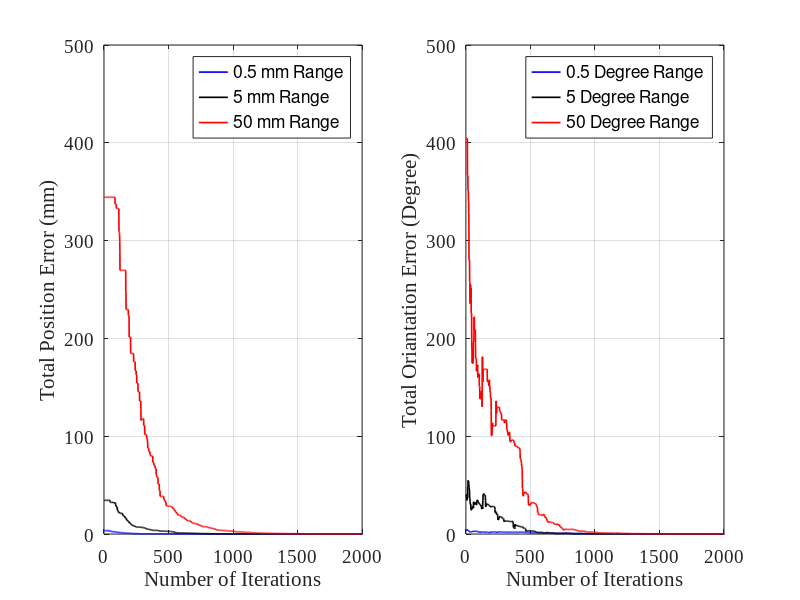

Write MATLAB code to recreate this figure.
clear;close;clc;

load Data_PMM1;

CaliTable = History.x;
% 
TotalLength = max(length(CaliTable));
Iterations = max(length(CaliTable))/8;
% 
% TotalLength = 32000;
% Iterations = TotalLength/8;


CaliTable_Separate = zeros(Iterations,8,7);

for times_1=1:Iterations
    CaliTable_Separate(times_1,:,:) = CaliTable((times_1-1)*8+1:(times_1-1)*8+8,:);
end

deltaX = CaliTable_Separate(:,:,4);
deltaY = CaliTable_Separate(:,:,5);
deltaZ = CaliTable_Separate(:,:,6);
deltaPhi = CaliTable_Separate(:,:,2)/5;
deltaTheta = CaliTable_Separate(:,:,3)/5;

shiftX = [0.1011	0.0369	-0.0492	-0.3852	-0.1208	-0.4132	-0.0382	-0.2443];
shiftY = [0.2956	-0.1565	-0.4444	0.3971	0.4929	0.3175	0.1244	0.1419];
shiftZ = [-0.2684	0.4684	0.3638	0.3123	-0.1747	-0.0577	0.2663	0.1636];
shiftPhi = [0.0491	0.3687	-0.3103	0.4939	0.3095	-0.2088	0.2121	-0.2074];
shiftTheta = [0.3339	-0.2371	-0.4461	0.0313	-0.3451	-0.3193	-0.1298	-0.0436];

ErrorX=zeros(Iterations,8);
ErrorY=zeros(Iterations,8);
ErrorZ=zeros(Iterations,8);
ErrorPhi=zeros(Iterations,8);
ErrorTheta=zeros(Iterations,8);


for times_2=1:Iterations
    ErrorX(times_2,:)=-shiftX-deltaX(times_2,:);
    ErrorY(times_2,:)=-shiftY-deltaY(times_2,:);
    ErrorZ(times_2,:)=-shiftZ-deltaZ(times_2,:);
    ErrorPhi(times_2,:)=shiftPhi-deltaPhi(times_2,:);
    ErrorTheta(times_2,:)=shiftTheta-deltaTheta(times_2,:);
end

ErrorX_all = zeros(1,Iterations);
ErrorY_all = zeros(1,Iterations);
ErrorZ_all = zeros(1,Iterations);
ErrorPhi_all = zeros(1,Iterations);
ErrorTheta_all = zeros(1,Iterations);


for times_3=1:Iterations
    ErrorX_all(times_3) = sum(abs(ErrorX(times_3,:)));
    ErrorY_all(times_3) = sum(abs(ErrorY(times_3,:)));
    ErrorZ_all(times_3) = sum(abs(ErrorZ(times_3,:)));
    ErrorPhi_all(times_3) = sum(abs(ErrorPhi(times_3,:)));
    ErrorTheta_all(times_3) = sum(abs(ErrorTheta(times_3,:)));
end

Error_Position_all = sqrt(ErrorX_all.^2+ErrorY_all.^2+ErrorZ_all.^2);
Error_Orientation_all =ErrorPhi_all+ErrorTheta_all;

subplot(1,2,1)
plot(Error_Position_all,'b','LineWidth',1.2);hold on;
subplot(1,2,2)
plot(Error_Orientation_all,'b','LineWidth',1.2);hold on;

%%
clear;clc;

load DATA_MM;

CaliTable = History.x;
% 
TotalLength = max(length(CaliTable)); %#ok<*NASGU>
Iterations = max(length(CaliTable))/8;

% TotalLength = 32000;
% Iterations = TotalLength/8;


CaliTable_Separate = zeros(Iterations,8,7);

for times_1=1:Iterations
    CaliTable_Separate(times_1,:,:) = CaliTable((times_1-1)*8+1:(times_1-1)*8+8,:);
end

deltaX = CaliTable_Separate(:,:,4);
deltaY = CaliTable_Separate(:,:,5);
deltaZ = CaliTable_Separate(:,:,6);
deltaPhi = CaliTable_Separate(:,:,2)/5;
deltaTheta = CaliTable_Separate(:,:,3)/5;

shiftX = 10*[0.1011	0.0369	-0.0492	-0.3852	-0.1208	-0.4132	-0.0382	-0.2443];
shiftY = 10*[0.2956	-0.1565	-0.4444	0.3971	0.4929	0.3175	0.1244	0.1419];
shiftZ = 10*[-0.2684	0.4684	0.3638	0.3123	-0.1747	-0.0577	0.2663	0.1636];
shiftPhi = 10*[0.0491	0.3687	-0.3103	0.4939	0.3095	-0.2088	0.2121	-0.2074];
shiftTheta = 10*[0.3339	-0.2371	-0.4461	0.0313	-0.3451	-0.3193	-0.1298	-0.0436];

ErrorX=zeros(Iterations,8);
ErrorY=zeros(Iterations,8);
ErrorZ=zeros(Iterations,8);
ErrorPhi=zeros(Iterations,8);
ErrorTheta=zeros(Iterations,8);


for times_2=1:Iterations
    ErrorX(times_2,:)=-shiftX-deltaX(times_2,:);
    ErrorY(times_2,:)=-shiftY-deltaY(times_2,:);
    ErrorZ(times_2,:)=-shiftZ-deltaZ(times_2,:);
    ErrorPhi(times_2,:)=shiftPhi-deltaPhi(times_2,:);
    ErrorTheta(times_2,:)=shiftTheta-deltaTheta(times_2,:);
end

ErrorX_all = zeros(1,Iterations);
ErrorY_all = zeros(1,Iterations);
ErrorZ_all = zeros(1,Iterations);
ErrorPhi_all = zeros(1,Iterations);
ErrorTheta_all = zeros(1,Iterations);


for times_3=1:Iterations
    ErrorX_all(times_3) = sum(abs(ErrorX(times_3,:)));
    ErrorY_all(times_3) = sum(abs(ErrorY(times_3,:)));
    ErrorZ_all(times_3) = sum(abs(ErrorZ(times_3,:)));
    ErrorPhi_all(times_3) = sum(abs(ErrorPhi(times_3,:)));
    ErrorTheta_all(times_3) = sum(abs(ErrorTheta(times_3,:)));
end

Error_Position_all = sqrt(ErrorX_all.^2+ErrorY_all.^2+ErrorZ_all.^2);
Error_Orientation_all =ErrorPhi_all+ErrorTheta_all;

subplot(1,2,1)
plot(Error_Position_all,'k','LineWidth',1.2);hold on;
subplot(1,2,2)
plot(Error_Orientation_all,'k','LineWidth',1.2);hold on;

%%
clear;clc;

load DATA_CM;

CaliTable = History.x;

TotalLength = max(length(CaliTable));
Iterations = max(length(CaliTable))/8;

% TotalLength = 24000;
% Iterations = TotalLength/8;

CaliTable_Separate = zeros(Iterations,8,7);

for times_1=1:Iterations
    CaliTable_Separate(times_1,:,:) = CaliTable((times_1-1)*8+1:(times_1-1)*8+8,:);
end

deltaX = CaliTable_Separate(:,:,4);
deltaY = CaliTable_Separate(:,:,5);
deltaZ = CaliTable_Separate(:,:,6);
deltaPhi = CaliTable_Separate(:,:,2)/5;
deltaTheta = CaliTable_Separate(:,:,3)/5;

shiftX = 100*[0.1011	0.0369	-0.0492	-0.3852	-0.1208	-0.4132	-0.0382	-0.2443];
shiftY = 100*[0.2956	-0.1565	-0.4444	0.3971	0.4929	0.3175	0.1244	0.1419];
shiftZ = 100*[-0.2684	0.4684	0.3638	0.3123	-0.1747	-0.0577	0.2663	0.1636];
shiftPhi = 100*[0.0491	0.3687	-0.3103	0.4939	0.3095	-0.2088	0.2121	-0.2074];
shiftTheta = 100*[0.3339	-0.2371	-0.4461	0.0313	-0.3451	-0.3193	-0.1298	-0.0436];

ErrorX=zeros(Iterations,8);
ErrorY=zeros(Iterations,8);
ErrorZ=zeros(Iterations,8);
ErrorPhi=zeros(Iterations,8);
ErrorTheta=zeros(Iterations,8);


for times_2=1:Iterations
    ErrorX(times_2,:)=-shiftX-deltaX(times_2,:);
    ErrorY(times_2,:)=-shiftY-deltaY(times_2,:);
    ErrorZ(times_2,:)=-shiftZ-deltaZ(times_2,:);
    ErrorPhi(times_2,:)=shiftPhi-deltaPhi(times_2,:);
    ErrorTheta(times_2,:)=shiftTheta-deltaTheta(times_2,:);
end

ErrorX_all = zeros(1,Iterations);
ErrorY_all = zeros(1,Iterations);
ErrorZ_all = zeros(1,Iterations);
ErrorPhi_all = zeros(1,Iterations);
ErrorTheta_all = zeros(1,Iterations);


for times_3=1:Iterations
    ErrorX_all(times_3) = sum(abs(ErrorX(times_3,:)));
    ErrorY_all(times_3) = sum(abs(ErrorY(times_3,:)));
    ErrorZ_all(times_3) = sum(abs(ErrorZ(times_3,:)));
    ErrorPhi_all(times_3) = sum(abs(ErrorPhi(times_3,:)));
    ErrorTheta_all(times_3) = sum(abs(ErrorTheta(times_3,:)));
end

Error_Position_all = sqrt(ErrorX_all.^2+ErrorY_all.^2+ErrorZ_all.^2);
Error_Orientation_all =ErrorPhi_all+ErrorTheta_all;

subplot(1,2,1)
plot(Error_Position_all,'r','LineWidth',1.2);axis([0 2000 0 500]);grid on;
set(get(gcf,'CurrentAxes'),'FontName','Times New Roman','FontSize',14);xlabel('Number of Iterations');ylabel('Total Position Error (mm)');legend('0.5 mm Range','5 mm Range','50 mm Range');
subplot(1,2,2)
plot(Error_Orientation_all,'r','LineWidth',1.2);axis([0 2000 0 500]);grid on;
set(get(gcf,'CurrentAxes'),'FontName','Times New Roman','FontSize',14);xlabel('Number of Iterations');ylabel('Total Oriantation Error (Degree)');legend('0.5 Degree Range','5 Degree Range','50 Degree Range');

